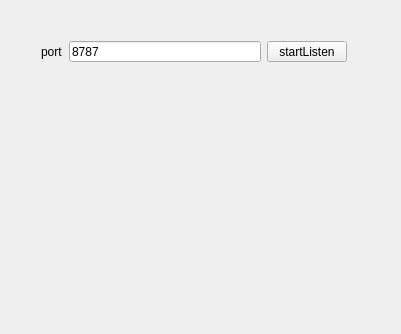
<?xml version="1.0" encoding="UTF-8"?>
<ui version="4.0">
 <class>Widget</class>
 <widget class="QWidget" name="Widget">
  <property name="geometry">
   <rect>
    <x>0</x>
    <y>0</y>
    <width>401</width>
    <height>334</height>
   </rect>
  </property>
  <property name="windowTitle">
   <string>Widget</string>
  </property>
  <widget class="QWidget" name="widget" native="true">
   <property name="geometry">
    <rect>
     <x>30</x>
     <y>30</y>
     <width>328</width>
     <height>43</height>
    </rect>
   </property>
   <layout class="QHBoxLayout" name="horizontalLayout">
    <item>
     <widget class="QLabel" name="label">
      <property name="text">
       <string>port</string>
      </property>
     </widget>
    </item>
    <item>
     <widget class="QLineEdit" name="lineEdit_port">
      <property name="text">
       <string>8787</string>
      </property>
     </widget>
    </item>
    <item>
     <widget class="QPushButton" name="startListen">
      <property name="text">
       <string>startListen</string>
      </property>
     </widget>
    </item>
   </layout>
  </widget>
 </widget>
 <layoutdefault spacing="6" margin="11"/>
 <resources/>
 <connections/>
</ui>
